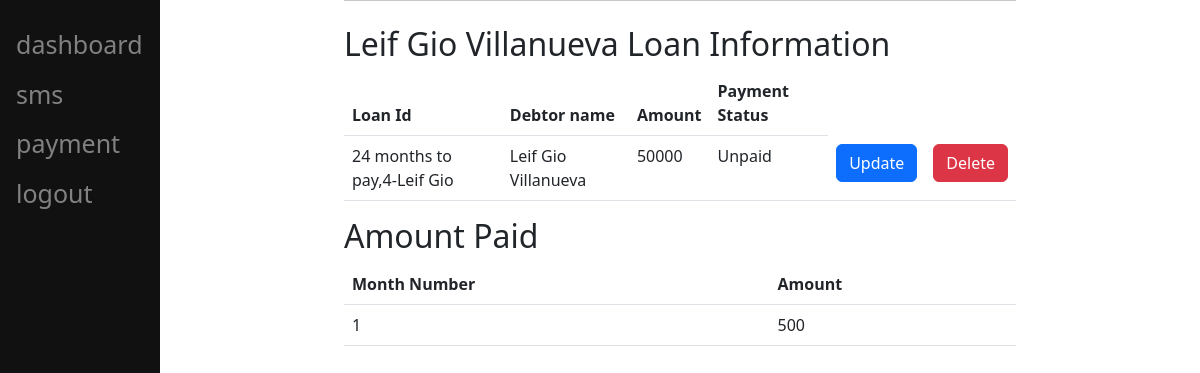
Before: /4/ (signed in) with the older database file.
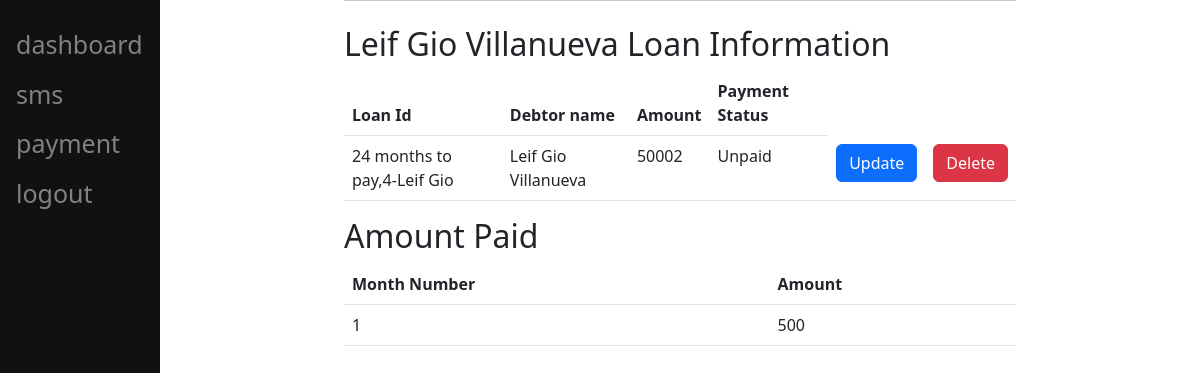
After: the same page with the newer database file.
### bank/models.py (models this page shows, shortened)
class Loan(models.Model):
    LOAN_TYPES = (
        ('12 months to pay', '12 months to pay'),
        ('24 months to pay', '24 months to pay'),
        )
    STATUS_TYPES = (
        ('Paid', 'Paid'),
        ('Unpaid', 'Unpaid'),
        )
    debtor = models.ForeignKey(Debtor, on_delete=models.CASCADE)
    loan_type = models.CharField(default="24 months to pay", max_length=24,choices=LOAN_TYPES)
    amount = models.PositiveIntegerField()
    payment_status =  models.CharField(default="Unpaid", max_length=24, choices=STATUS_TYPES)
    date_created = models.DateField(default=now, editable=False)
    def __str__(self):
        return '%s,%s' % (self.loan_type, self.debtor)

class Debtor(models.Model):
    first_name = models.CharField(max_length=30)
    last_name = models.CharField(max_length=30)
    email = models.EmailField(max_length=120)
    contact = PhoneNumberField(null=False,blank=False,unique=True)
    address = models.CharField(max_length=120)
    def __str__(self):
        return '%s-%s' % (self.pk, self.first_name)

### bank/views.py (the view)
# urls.py: path('<int:pk>/', login_required(views.DebtorDetail.as_view()), name='debtor-detail'),
class DebtorDetail(generic.DetailView):
    model = Debtor
    template_name = 'debtors-detail.html'

### bank/templates/debtors-detail.html (shortened to what this page needs)
{% extends 'base.html' %}
{% load static %}
{% block content %}
<h2>{{ debtor.first_name }} {{ debtor.last_name}} Loan Information</h2>
 <table class="table">
  <thead>
    <tr>
      <th scope="col">Loan Id</th>
      <th scope="col">Debtor name</th>
      <th scope="col">Amount</th>
      <th scope="col">Payment Status</th>
    </tr>
  </thead>
  <tbody>
    {% for loan in debtor.loan_set.all %}
    <tr>
        <td>{{ loan }}</td>
        <td>{{ debtor.first_name }} {{ debtor.last_name }}</td>
        <td>{{ loan.amount }}</td>
        <td>{{ loan.payment_status }}</td>
      <td>
        <a href="{% url 'bank:update-loan' loan.id %}" class="btn btn-primary">Update</a>
      </td>
      <td>
        <a href="{% url 'bank:delete-loan' loan.id %}" class="btn btn-danger">Delete</a>
      </td>
    </tr>
    {% endfor %}
  </tbody>
</table>
<h2>Amount Paid</h2>
 <table class="table">
  <thead>
    <tr>
      <th scope="col">Month Number</th>
      <th scope="col">Amount</th>
    </tr>
  </thead>
  <tbody>
{% for payment in debtor.payment_set.all %}
    <tr>
        <td>{{ payment.month_number }}</td>
        <td>{{ payment.amount }}</td>
    </tr>
{% endfor %}
  </tbody>
</table>
{% endblock %}

Changed rows visible on the page:
changed Loan "Unpaid": amount "50000" → "50002"
